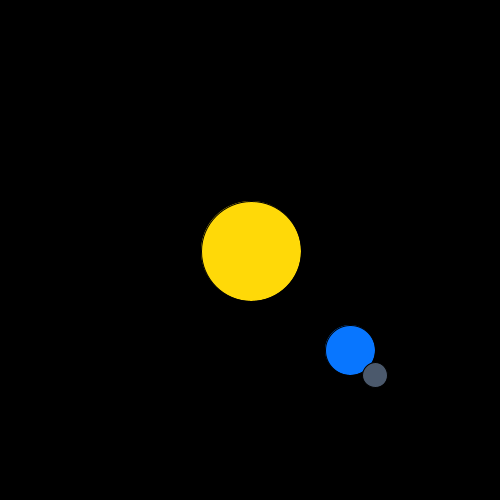
Frame 1 (no input)
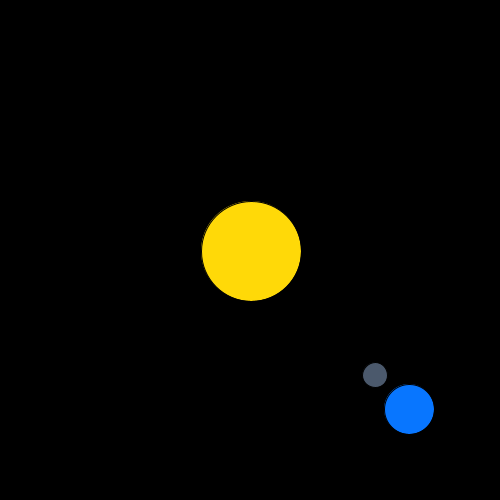
Frame 60 (the mouse pressed at the canvas centre just before this capture)
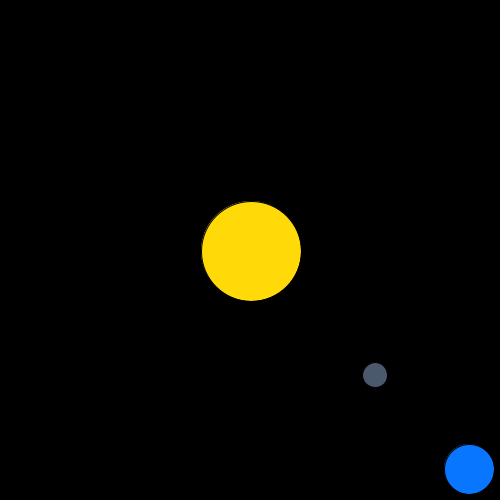
Frame 120 (the mouse held since frame 60 and released just before this capture)

The Processing sketch that drew these frames (run headless with seeded random() and noise(); from frame 60 on, the mouse is pressed at the canvas centre):

// Processing sketch: Screensaver
// ── Screensaver.pde
PVector A, B; //initalize
int sunSize = 100;
int earthSize = 50;
int moonSize = 25;


int sunPosition = 1;
int earthPosition = 100;
int moonPosition = 125;


float earthRotation, sunRotation;

void setup() {
  //fullScreen();
  size(500, 500);
  fill(255);

  A = new PVector(0, 0);  //define
  B = new PVector(0, 0);
  colorMode(HSB, 360, 1, 1);
}

void draw() {
  background(0);

  //draw the cirlces & color them
  translate(width/2, height/2); //translate to the center
  fill(#ffd908);
  circle(sunPosition, sunPosition, sunSize); //x,y position of sun
  fill(#0876ff);
  circle(earthPosition, earthPosition, earthSize); //x,y position of earth
  fill(#4b596c);
  circle(moonPosition,moonPosition,moonSize); //x,y position of moon
  
  
  //move the cirlce position
  earthPosition+= 1;
 
  
  
  



  //expand sun outwards into the screen
  //need to stop at a certain point height & width of screen



  //Rotate Earth around the sun


  //line(A.x + 1, A.y + 5, B.x, B.y);

  //line(A.x,A.y,B.x,B.y);
  //A.x += random(-movingLines, movingLines);
  //A.y += random(-movingLines, movingLines);
  //B.x += random(-movingLines, movingLines);
  //B.y += random(-movingLines, movingLines);
}
